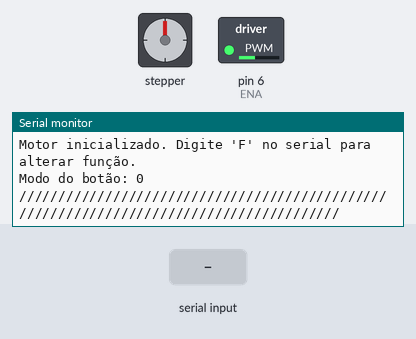
Simulated run of this sketch. Board: Arduino Uno, built with avr-gcc and run on an emulated ATmega328P. Parts: stepper motor, switched loads named in the sketch (green lamp = pin HIGH), the last lines printed to the serial monitor. Wiring (inferred from the names in the program): stepper motor (2048 steps per turn assumed): coils pin 2, pin 3, pin 4, pin 5. Inputs (shaded band) come from the test bench. Pins used as bus, display or sensor lines are not drawn.

Above: at 1.2 s.
1.3 s: "F\n" received over Serial
At 2.5 s:
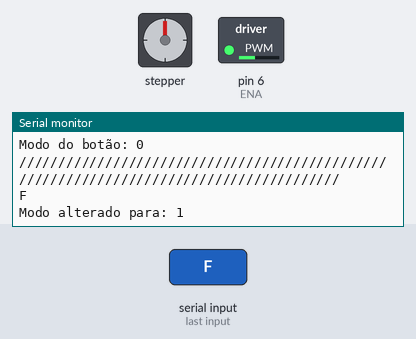
2.8 s: "1\n" received over Serial
At 3.8 s:
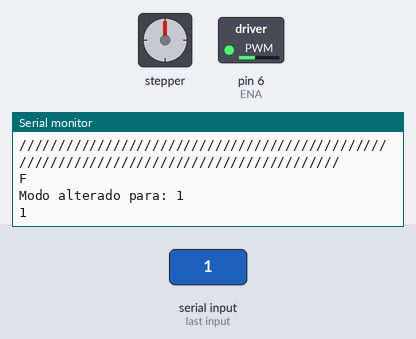

The sketch:

teste_motores.ino
```cpp
//Tutorial: https://lastminuteengineers.com/l298n-dc-stepper-driver-arduino-tutorial/

//Pinos IN servem para controlar a direção do motor, pinos EN a velocidade (recebem sinal de PWM)
//Motor A
#define ENA PD6
#define IN1 PD2
#define IN2 PD3

//Motor B
#define ENB PD6
#define IN3 PD4
#define IN4 PD5

//Velocidades iniciais dos motores
const char velMotorA = 100;
const char velMotorB = 100;

void runForward(){
  //Faz os dois motores girarem para frente
  digitalWrite(IN1, HIGH);
  digitalWrite(IN2, LOW);
  digitalWrite(IN3, HIGH);
  digitalWrite(IN4, LOW);
  return;
}

void runBackwards(){
  //Faz os dois motores girarem para trás
  digitalWrite(IN1, LOW);
  digitalWrite(IN2, HIGH);
  digitalWrite(IN3, LOW);
  digitalWrite(IN4, HIGH);
  return;
}

void turnLeft(){
  digitalWrite(IN1, HIGH);
  digitalWrite(IN2, LOW);
  digitalWrite(IN3, LOW);
  digitalWrite(IN4, HIGH);
  return;
}

void turnRight(){
  digitalWrite(IN1, LOW);
  digitalWrite(IN2, HIGH);
  digitalWrite(IN3, HIGH);
  digitalWrite(IN4, LOW);
  return;
}

void motorStop(){
  digitalWrite(IN1, LOW);
  digitalWrite(IN2, LOW);
  digitalWrite(IN3, LOW);
  digitalWrite(IN4, LOW);
  return;
}


String readSerial(){
  if (Serial.available() > 0) {
    // Lê o conteúdo digitado no monitor serial até o caracter de quebra de linha (após enter)
    String command = Serial.readStringUntil('\n');
    command.trim(); // Remove any accidental spaces or hidden newline character
    return command;
  }
  return(""); //Se não receber nada
}


enum MotorState{
  IDLE,
  RUN_FORWARD,
  RUN_BACKWARDS,
  TURN_RIGHT,
  TURN_LEFT,
  STOPPING
};

MotorState motorState;

void motor_fsm(){

  switch(motorState){

    case IDLE:
      return;

    case RUN_FORWARD:
      runForward();
      return;

    case RUN_BACKWARDS:
      runBackwards();
      return;

    case TURN_RIGHT:
      turnRight();
      return;

    case TURN_LEFT:
      turnLeft();
      return;

    case STOPPING:
      motorStop();
      motorState = IDLE;
      return;
  }
}


void setup() {
  Serial.begin(115200);
  pinMode(ENA, OUTPUT); //Controle de velocidade motor A
  pinMode(ENB, OUTPUT); //Controle de velocidade motor B
  pinMode(IN1, OUTPUT);
  pinMode(IN2, OUTPUT);
  pinMode(IN3, OUTPUT);
  pinMode(IN4, OUTPUT);

  //Inicia com dois motores desligados e com velocidade padrão
  //Seta as velocidades dos motores
  digitalWrite(IN1, LOW);
  digitalWrite(IN2, LOW);
  digitalWrite(IN3, LOW);
  digitalWrite(IN4, LOW);
  analogWrite(ENA, velMotorA);
  analogWrite(ENB, velMotorB);

  motorState = IDLE; //Começa em zero

  Serial.println("Motor inicializado. Digite 'F' no serial para alterar função.");
  Serial.print("Modo do botão: ");
  Serial.println(motorState);
  Serial.println("////////////////////////////////////////////////////////////////////////////////////////");
  //Serial.println("'1' - ANDAR PARA FRENTE\n'2' - ANDAR PARA TRÁS\n'3' - VIRAR PARA A DIREITA\n'4' - VIRAR PARA A ESQUERDA\n'5' - PARAR");
}

void loop() {
  //Incrementa o modo (0-5) quando o botão é apertado (de 5 para 0 a passagem é na própria FSM automaticamente)
  String instruction = readSerial();
  if (instruction != ""){Serial.println(instruction);}
  if (instruction == "F"){
   // Converte para int, soma 1 e transforma de volta para MotorState
    motorState = static_cast<MotorState>(static_cast<int>(motorState) + 1);
    Serial.print("Modo alterado para: ");
    Serial.println(motorState);
  }
  /*
  String command = readSerial(); //A cada início de loop checa para ver se há comandos no serial
  int selection = command.toInt();
  */
  motor_fsm();
}
```

Measured:
- after the input at 1.3 s, the serial monitor: prints a new line at once (image 1)
- after the input at 2.8 s, the serial monitor: prints a new line at once (image 2)
